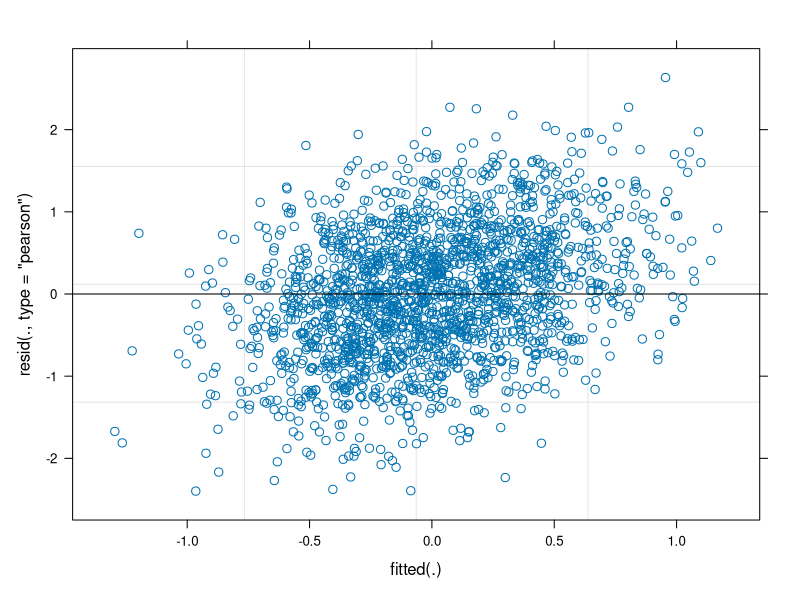

The R script that drew this image:
## ---- chunk 1

# This will create a dataset with 2000 rows (4 rows for each of the 500 individuals).

# Setting the number of individuals for our sample data
n <- 500

# Specifying the desired correlation matrix for our data
cor_matrix <- matrix(c(1, 0.30, 0.30, 0.30, 
                      0.30, 1, 0.30, 0.30, 
                      0.30, 0.30, 1, 0.30,
                      0.30, 0.30, 0.30, 1),
                      nrow=4)

# Using Cholesky decomposition to generate correlated data
cholesky <- chol(cor_matrix)

# Generating correlated random data for 4 timepoints
random_data <- matrix(rnorm(n * 4), ncol=4)
correlated_data <- random_data %*% cholesky

# Converting the generated data into a structured data frame
data_large <- data.frame(
  Individual = rep(1:n, each=4),
  TimePoint = rep(c("T1", "T2", "T3", "T4"), times=n),
  Job_Satisfaction = as.vector(t(correlated_data))
)

## ---- chunk 2
head(data_large)
## ---- chunk 3
if (!("lme4" %in% installed.packages())) install.packages("lme4")
library(lme4)
## ---- chunk 4
model <- lmer(Job_Satisfaction ~ TimePoint + (1 | Individual), data = data_large)
## ---- chunk 5
summary(model)
plot(model)

